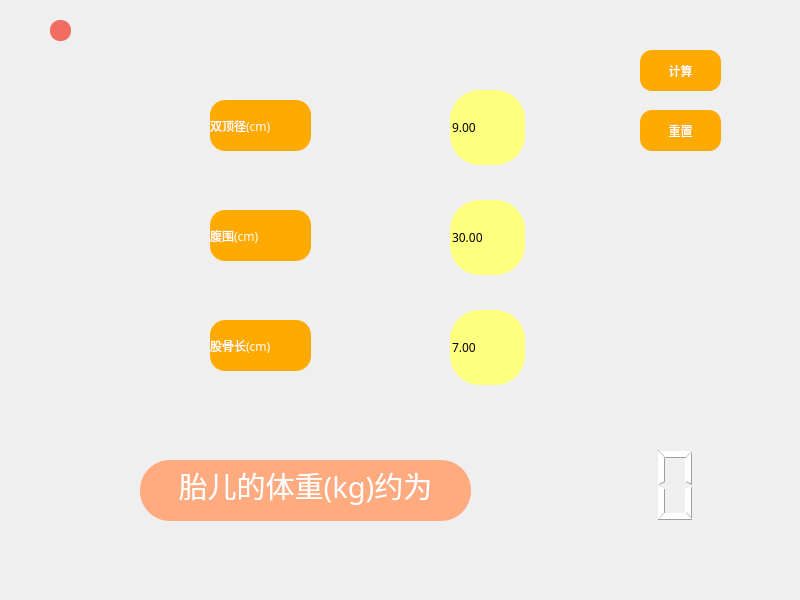
<?xml version="1.0" encoding="UTF-8"?>
<ui version="4.0">
 <class>widget</class>
 <widget class="QWidget" name="widget">
  <property name="geometry">
   <rect>
    <x>0</x>
    <y>0</y>
    <width>800</width>
    <height>600</height>
   </rect>
  </property>
  <property name="font">
   <font>
    <family>黑体</family>
    <pointsize>9</pointsize>
   </font>
  </property>
  <property name="contextMenuPolicy">
   <enum>Qt::DefaultContextMenu</enum>
  </property>
  <property name="windowTitle">
   <string>胎儿体重计算器</string>
  </property>
  <property name="styleSheet">
   <string notr="true">border-radius:30px</string>
  </property>
  <widget class="QWidget" name="base_widget" native="true">
   <property name="geometry">
    <rect>
     <x>30</x>
     <y>10</y>
     <width>731</width>
     <height>561</height>
    </rect>
   </property>
   <property name="styleSheet">
    <string notr="true">background-image: url('./child1/jpg');</string>
   </property>
   <widget class="QLineEdit" name="p_1">
    <property name="enabled">
     <bool>true</bool>
    </property>
    <property name="geometry">
     <rect>
      <x>420</x>
      <y>80</y>
      <width>75</width>
      <height>75</height>
     </rect>
    </property>
    <property name="styleSheet">
     <string notr="true">font: 15pt &quot;华文行楷&quot;;
color: rgb(0, 0, 0);
background-color: rgb(255, 255, 127);</string>
    </property>
    <property name="text">
     <string>9.00</string>
    </property>
   </widget>
   <widget class="QLineEdit" name="p_2">
    <property name="geometry">
     <rect>
      <x>420</x>
      <y>190</y>
      <width>75</width>
      <height>75</height>
     </rect>
    </property>
    <property name="styleSheet">
     <string notr="true">font: 15pt &quot;华文行楷&quot;;
color: rgb(0, 0, 0);
background-color: rgb(255, 255, 127);</string>
    </property>
    <property name="text">
     <string>30.00</string>
    </property>
   </widget>
   <widget class="QLineEdit" name="p_3">
    <property name="geometry">
     <rect>
      <x>420</x>
      <y>300</y>
      <width>75</width>
      <height>75</height>
     </rect>
    </property>
    <property name="styleSheet">
     <string notr="true">font: 15pt &quot;华文行楷&quot;;
color: rgb(0, 0, 0);
background-color: rgb(255, 255, 127);</string>
    </property>
    <property name="text">
     <string>7.00</string>
    </property>
   </widget>
   <widget class="QLabel" name="label_3">
    <property name="geometry">
     <rect>
      <x>180</x>
      <y>200</y>
      <width>101</width>
      <height>51</height>
     </rect>
    </property>
    <property name="styleSheet">
     <string notr="true">background-color: rgb(104, 104, 104);
font: 15pt &quot;华文行楷&quot;;
color: rgb(255, 255, 255);
background-color: rgb(255, 170, 0);
border-radius: 15px</string>
    </property>
    <property name="text">
     <string>腹围(cm)</string>
    </property>
   </widget>
   <widget class="QLabel" name="label_4">
    <property name="geometry">
     <rect>
      <x>180</x>
      <y>310</y>
      <width>101</width>
      <height>51</height>
     </rect>
    </property>
    <property name="styleSheet">
     <string notr="true">background-color: rgb(104, 104, 104);
font: 15pt &quot;华文行楷&quot;;
color: rgb(255, 255, 255);
background-color: rgb(255, 170, 0);
border-radius: 15px</string>
    </property>
    <property name="text">
     <string>股骨长(cm)</string>
    </property>
   </widget>
   <widget class="QLabel" name="label_2">
    <property name="geometry">
     <rect>
      <x>180</x>
      <y>90</y>
      <width>101</width>
      <height>51</height>
     </rect>
    </property>
    <property name="styleSheet">
     <string notr="true">background-color: rgb(104, 104, 104);
font: 15pt &quot;华文行楷&quot;;
color: rgb(255, 255, 255);
background-color: rgb(255, 170, 0);
border-radius: 15px</string>
    </property>
    <property name="text">
     <string>双顶径(cm)</string>
    </property>
   </widget>
   <widget class="QPushButton" name="Reset">
    <property name="geometry">
     <rect>
      <x>610</x>
      <y>100</y>
      <width>81</width>
      <height>41</height>
     </rect>
    </property>
    <property name="styleSheet">
     <string notr="true">background-color: rgb(104, 104, 104);
font: 15pt &quot;华文行楷&quot;;
background-color: rgb(255, 170, 0);
color: rgb(255, 255, 255);
border-radius: 12px;</string>
    </property>
    <property name="text">
     <string>重置</string>
    </property>
   </widget>
   <widget class="QPushButton" name="ok">
    <property name="geometry">
     <rect>
      <x>610</x>
      <y>40</y>
      <width>81</width>
      <height>41</height>
     </rect>
    </property>
    <property name="styleSheet">
     <string notr="true">background-color: rgb(104, 104, 104);
font: 15pt &quot;华文行楷&quot;;
background-color: rgb(255, 170, 0);
color: rgb(255, 255, 255);
border-radius: 12px;</string>
    </property>
    <property name="text">
     <string>计算</string>
    </property>
   </widget>
   <widget class="QPushButton" name="close">
    <property name="geometry">
     <rect>
      <x>20</x>
      <y>10</y>
      <width>21</width>
      <height>21</height>
     </rect>
    </property>
    <property name="font">
     <font>
      <family>Agency FB</family>
      <pointsize>15</pointsize>
      <weight>50</weight>
      <italic>false</italic>
      <bold>false</bold>
     </font>
    </property>
    <property name="styleSheet">
     <string notr="true">background-color: #F16C61;
color: rgb(255, 255, 255);
border-radius: 10px; 
font: &quot;SimSun-ExtB&quot;;</string>
    </property>
    <property name="text">
     <string/>
    </property>
   </widget>
   <widget class="QTextBrowser" name="textBrowser">
    <property name="geometry">
     <rect>
      <x>110</x>
      <y>450</y>
      <width>331</width>
      <height>61</height>
     </rect>
    </property>
    <property name="styleSheet">
     <string notr="true">background-color: rgb(104, 104, 104);
font: 15pt &quot;华文行楷&quot;;
background-color: rgb(255, 170, 127); 
color: rgb(255, 255, 255);</string>
    </property>
    <property name="html">
     <string>&lt;!DOCTYPE HTML PUBLIC &quot;-//W3C//DTD HTML 4.0//EN&quot; &quot;http://www.w3.org/TR/REC-html40/strict.dtd&quot;&gt;
&lt;html&gt;&lt;head&gt;&lt;meta name=&quot;qrichtext&quot; content=&quot;1&quot; /&gt;&lt;style type=&quot;text/css&quot;&gt;
p, li { white-space: pre-wrap; }
&lt;/style&gt;&lt;/head&gt;&lt;body style=&quot; font-family:'华文行楷'; font-size:15pt; font-weight:400; font-style:normal;&quot;&gt;
&lt;p align=&quot;center&quot; style=&quot; margin-top:0px; margin-bottom:0px; margin-left:0px; margin-right:0px; -qt-block-indent:0; text-indent:0px;&quot;&gt;&lt;span style=&quot; font-family:'楷体'; font-size:22pt;&quot;&gt;胎儿的体重(kg)约为&lt;/span&gt;&lt;/p&gt;&lt;/body&gt;&lt;/html&gt;</string>
    </property>
   </widget>
   <widget class="QLCDNumber" name="result">
    <property name="geometry">
     <rect>
      <x>460</x>
      <y>430</y>
      <width>211</width>
      <height>91</height>
     </rect>
    </property>
    <property name="styleSheet">
     <string notr="true">color: rgb(255, 255, 255);</string>
    </property>
   </widget>
   <widget class="QWidget" name="widget_2" native="true">
    <property name="geometry">
     <rect>
      <x>0</x>
      <y>0</y>
      <width>731</width>
      <height>571</height>
     </rect>
    </property>
    <property name="styleSheet">
     <string notr="true">background-image: url('./child1.jpg');</string>
    </property>
   </widget>
   <zorder>widget_2</zorder>
   <zorder>p_1</zorder>
   <zorder>p_2</zorder>
   <zorder>p_3</zorder>
   <zorder>label_3</zorder>
   <zorder>label_4</zorder>
   <zorder>label_2</zorder>
   <zorder>Reset</zorder>
   <zorder>ok</zorder>
   <zorder>close</zorder>
   <zorder>textBrowser</zorder>
   <zorder>result</zorder>
  </widget>
 </widget>
 <resources/>
 <connections/>
</ui>
